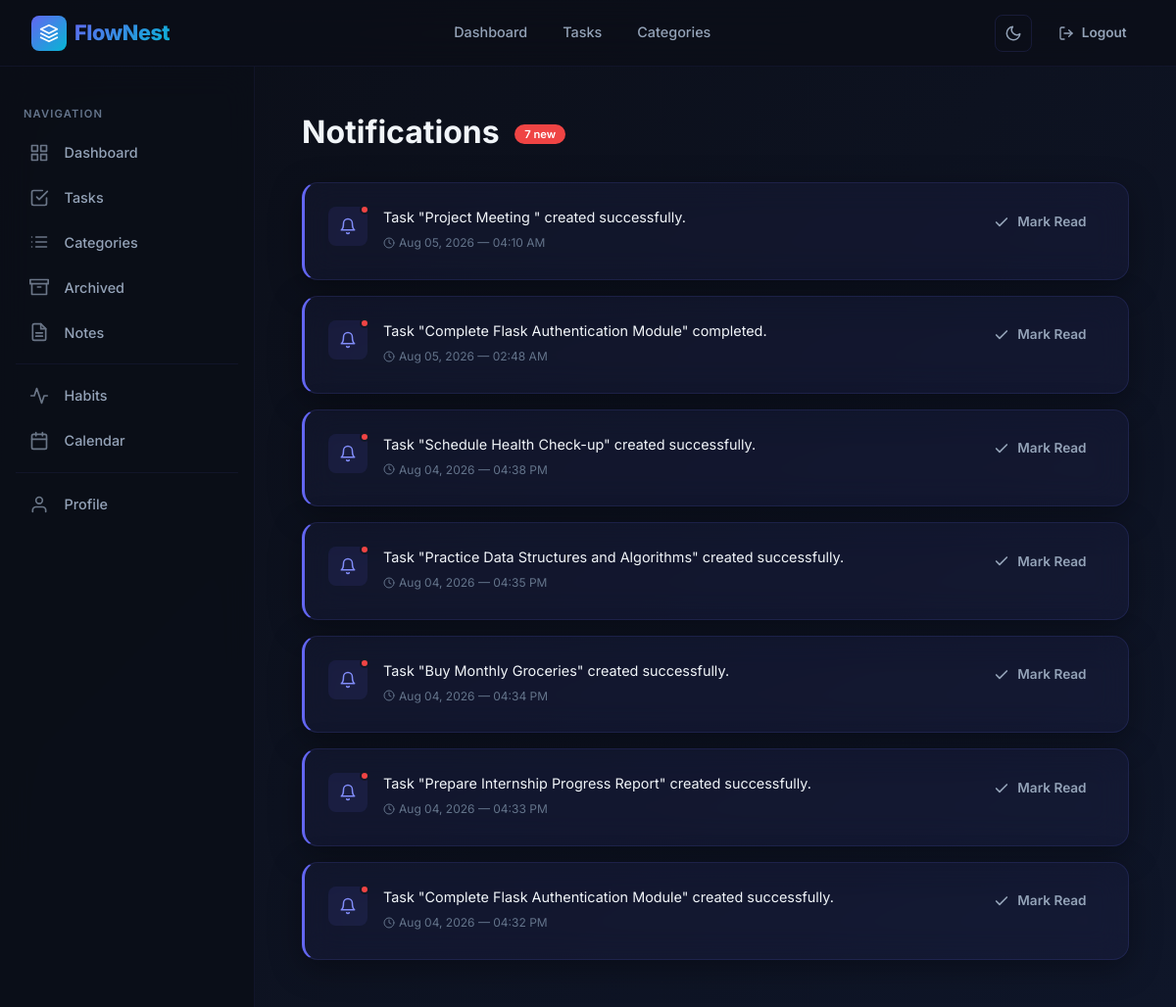
Screenshot of /notifications/ (signed in) with the database file from the repository.
### app/models.py (models this page shows, shortened)
class Notification(db.Model):
    __tablename__ = "notifications"
    id = db.Column(
        db.Integer,
        primary_key=True
    )
    message = db.Column(
        db.String(255),
        nullable=False
    )
    is_read = db.Column(
        db.Boolean,
        default=False
    )
    created_at = db.Column(
        db.DateTime,
        default=datetime.utcnow
    )
    user_id = db.Column(
        db.Integer,
        db.ForeignKey("users.id"),
        nullable=False
    )
    user = db.relationship(
        "User",
        back_populates="notifications"
    )

### app/routes/notifications.py (the view)
@notifications.route("/")
@login_required
def list_notifications():
    notifications = Notification.query.filter_by(
        user_id=current_user.id
    ).order_by(
        Notification.created_at.desc()
    ).all()
    return render_template(
        "notifications/list.html",
        notifications=notifications
    )

### app/extensions.py (called while the page is built)
@login_manager.user_loader
def load_user(user_id):
    from app.models import User
    return User.query.get(int(user_id))

### app/templates/notifications/list.html (shortened to what this page needs)
{% extends "base.html" %}
{% block content %}
<div class="page-wrapper with-sidebar">
    <div class="page-content">
        <div class="page-header fade-in">
            <h2>
                Notifications
                {% set unread = notifications | selectattr('is_read', 'false') | list | length %}
                {% if unread > 0 %}
                <span class="header-count-badge">{{ unread }} new</span>
                {% endif %}
            </h2>
        </div>
        {% if notifications %}
        <div class="notifications-list">
            {% for notification in notifications %}
            <div class="glass-card notification-card {{ 'notification-unread' if not notification.is_read else 'notification-read' }} fade-in fade-in-delay-{{ loop.index % 4 }}" id="notification-{{ notification.id }}">
                <div class="notification-icon-wrap">
                    {% if not notification.is_read %}
                    <div class="notification-dot"></div>
                    {% endif %}
                    <svg width="18" height="18" viewBox="0 0 24 24" fill="none" stroke="currentColor" stroke-width="2"
                        stroke-linecap="round" stroke-linejoin="round">
                        <path d="M18 8A6 6 0 0 0 6 8c0 7-3 9-3 9h18s-3-2-3-9"></path>
                        <path d="M13.73 21a2 2 0 0 1-3.46 0"></path>
                    </svg>
                </div>
                <div class="notification-body">
                    <p class="notification-message">{{ notification.message }}</p>
                    <span class="notification-time">
                        <svg width="12" height="12" viewBox="0 0 24 24" fill="none" stroke="currentColor" stroke-width="2"
                            stroke-linecap="round" stroke-linejoin="round">
                            <circle cx="12" cy="12" r="10"></circle>
                            <polyline points="12 6 12 12 16 14"></polyline>
                        </svg>
                        {{ notification.created_at.strftime("%b %d, %Y — %I:%M %p") }}
                    </span>
                </div>
                <div class="notification-actions">
                    {% if not notification.is_read %}
                    <a href="{{ url_for('notifications.mark_read', id=notification.id) }}" class="btn btn-ghost btn-sm notification-mark-btn" title="Mark as read">
                        <svg width="16" height="16" viewBox="0 0 24 24" fill="none" stroke="currentColor" stroke-width="2.5"
                            stroke-linecap="round" stroke-linejoin="round">
                            <polyline points="20 6 9 17 4 12"></polyline>
                        </svg>
                        Mark Read
                    </a>
                    {% endif %}
                </div>
            </div>
            {% endfor %}
        </div>
        {% endif %}
    </div>
</div>
{% endblock %}

### rows the page displays
Notification: is_read False (drawn), message "Task \"Project Meeting \" created successfully.", created_at "Aug 05, 2026 — 04:10 AM"
Notification: is_read False (drawn), message "Task \"Complete Flask Authentication Module\" completed.", created_at "Aug 05, 2026 — 02:48 AM"
Notification: is_read False (drawn), message "Task \"Schedule Health Check-up\" created successfully.", created_at "Aug 04, 2026 — 04:38 PM"
Notification: is_read False (drawn), message "Task \"Practice Data Structures and Algorithms\" created successfully.", created_at "Aug 04, 2026 — 04:35 PM"
Notification: is_read False (drawn), message "Task \"Buy Monthly Groceries\" created successfully.", created_at "Aug 04, 2026 — 04:34 PM"
Notification: is_read False (drawn), message "Task \"Prepare Internship Progress Report\" created successfully.", created_at "Aug 04, 2026 — 04:33 PM"
Notification: is_read False (drawn), message "Task \"Complete Flask Authentication Module\" created successfully.", created_at "Aug 04, 2026 — 04:32 PM"

### other values shown
{{ unread }} "7"
